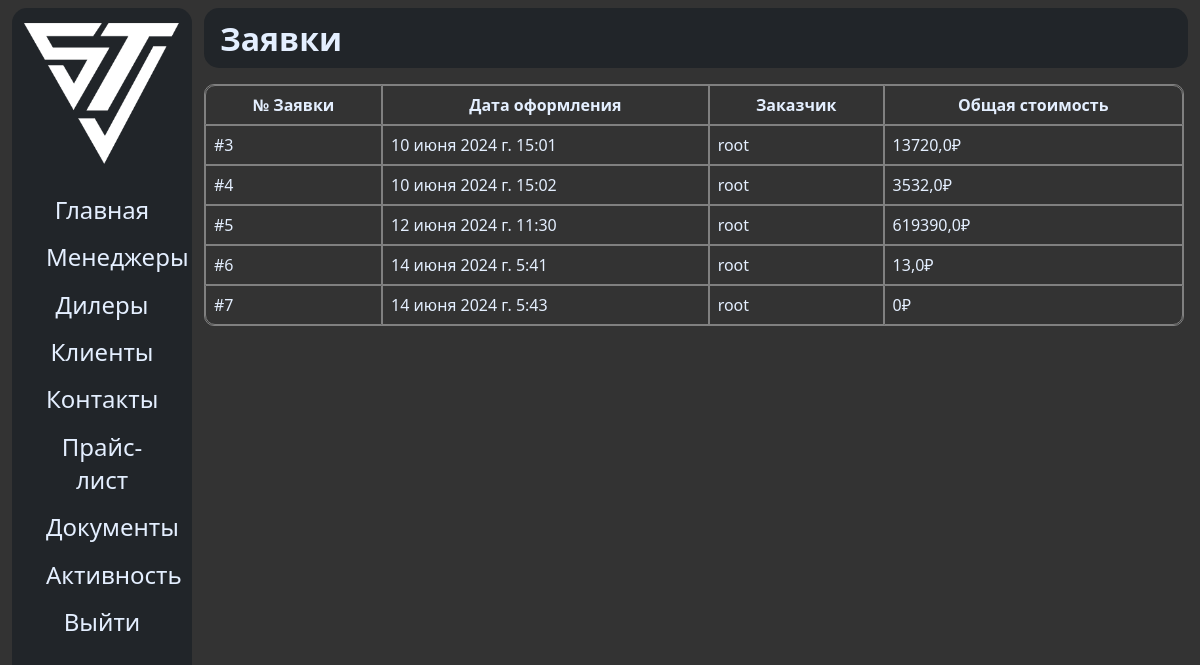
The page /orders (signed in) on the database as committed earlier.
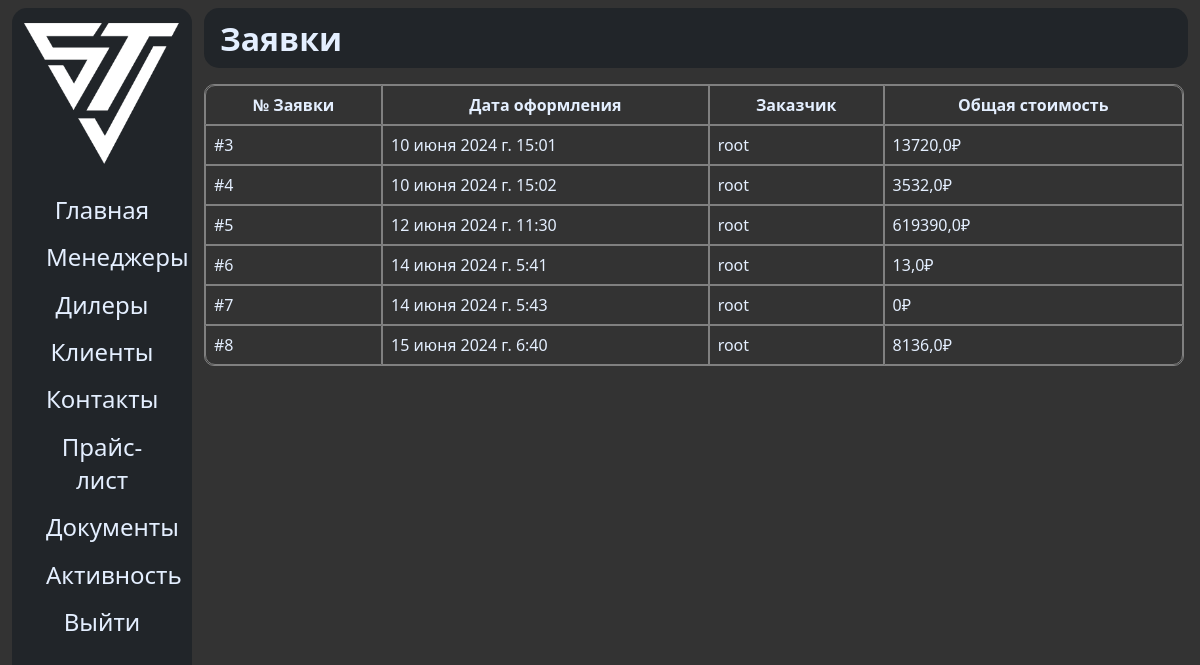
The same page on the database as committed later.
### sinotruk/models.py (models this page shows, shortened)
class Order(models.Model):
	user = models.ForeignKey(CustomUser, on_delete=models.CASCADE, verbose_name='Заказчик', related_name='orderer')
	date = models.DateTimeField(auto_now_add=True, null=True, blank=True)

class CustomUser(AbstractBaseUser):
	username = models.CharField(verbose_name='Имя пользователя', max_length=150, null=False, default=None, unique=True)
	email = models.EmailField(unique=True, null=True, default=None, blank=True)
	is_staff = models.BooleanField(default=False)
	is_superuser = models.BooleanField(default=False)
	is_active = models.BooleanField(default=True)
	name = models.CharField(verbose_name='Имя', max_length=150, null=True, default=None, blank=True)
	surname = models.CharField(verbose_name='Фамилия', max_length=150, null=True, default=None, blank=True)
	clear_password = models.CharField(max_length=255, null=True, default=None, verbose_name='Пароль')
	role = models.CharField(verbose_name='Роль', max_length=150, null=True, default='CLIENT', choices=ROLES_CHOICES)
	sub_role = models.CharField(verbose_name='Задача', max_length=100, null=True, default=None, blank=True)
	dealer_name = models.CharField(verbose_name='Фирма', max_length=255, null=True, default=None, blank=True)
	objects = CustomUserManager()
	USERNAME_FIELD = 'username'
	class Meta:
		db_table = 'auth_user'
		verbose_name = 'Пользователь'
		verbose_name_plural = 'Пользователи'

### sinotruk/views.py (the view)
# urls.py: path('orders', main_orders),
def main_orders(request):
	if request.user.is_authenticated:
		class OrderView:
			def __init__(self, order):
				self.order = order
				self.total_price = sum([
					(x.product.price * x.count) for x in OrderItem.objects.filter(order=order)
				])
		orders = [OrderView(x) for x in Order.objects.all()]
		return render(request, 'main/orders.html', {
			'orders': orders
		})
	else:
		HttpResponseRedirect('/login')

### templates/main/orders.html (shortened to what this page needs)
{% extends 'main/base.html' %}
{% load static %}
{% block navbar %}
    <h1>Заявки</h1>
{% endblock %}
{% block content %}
    <div class="orders_block">
        <table class="my_table">
            <thead>
                <tr>
                    <th>№ Заявки</th>
                    <th>Дата оформления</th>
                    <th>Заказчик</th>
                    <th>Общая стоимость</th>
                </tr>
            </thead>
            <tbody>
                {% for ord in orders %}
                    <tr class="order-tr" onclick="window.location.href='orders/{{ ord.order.id }}'">
                        <td>#{{ ord.order.id }}</td>
                        <td>{{ ord.order.date }}</td>
                        <td>{{ ord.order.user.username }}</td>
                        <td>{{ ord.total_price }}₽</td>
                    </tr>
                {% endfor %}
            </tbody>
        </table>
    </div>
{% endblock %}

Rows that differ between the two databases and show on the page:
added Order: order.id "8", order "15 июня 2024 г. 6:40", order.user.username "root"
Other text that changed with them:
new list line: "# 8136,0 ₽"
